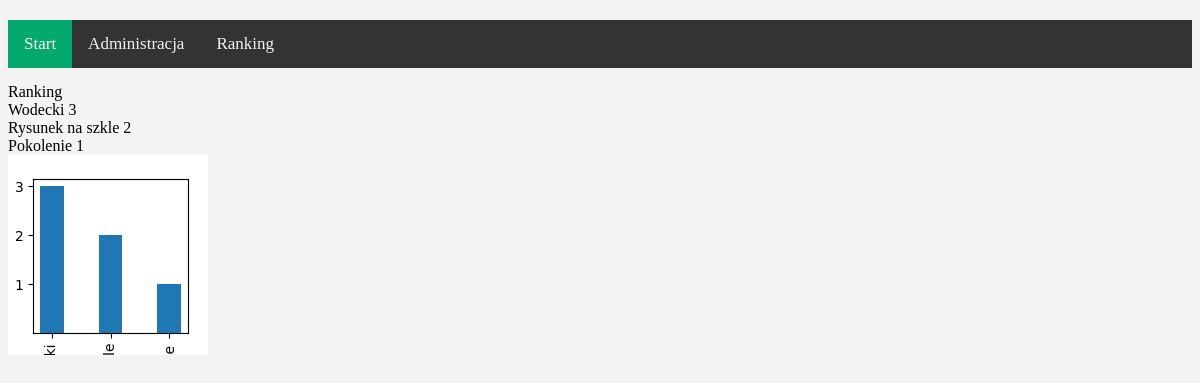
The page /ranking/ on the database its author committed.
### songs/models.py (models this page shows, shortened)
class Song(models.Model):
    title= models.TextField()
    artist= models.TextField()
    image= models.ImageField()
    audio_file = models.FileField(blank=True,null=True)
    audio_link = models.CharField(max_length=200,blank=True,null=True)
    duration=models.CharField(max_length=20)
    vote = models.SmallIntegerField(choices=SCORES, default=0)
    vote_prev = models.SmallIntegerField(default=0)
    place = models.SmallIntegerField(default=0)
    status = models.TextField(max_length=20, default='Nowość')
    data_list = models.DateTimeField(default=datetime.datetime.today())
    list_per_page = 2

### songs/views.py (the view)
# urls.py: path('ranking/', views.ranking, name="ranking"),
def ranking(request):
    vote_count = Song.objects.all().order_by('-vote')
    sales_df = pd.DataFrame(vote_count.values())
    title = sales_df['title'].to_numpy()
    votes = sales_df['vote'].to_numpy()
    graph = bar_plot(title, votes, votes)
    return render(request, 'ranking.html', {'vote_count': vote_count, 'image':graph})

### songs/plots.py (called while the page is built)
def get_graph():
  buffer = BytesIO()
  plt.savefig(buffer, format="png")
  buffer.seek(0)
  img = buffer.getvalue()
  g = base64.b64encode(img)
  g = g.decode("utf-8")
  buffer.close()
  return g

def bar_plot(x, h, arr):
  plt.figure(figsize=(2,2))
  plt.yticks(range(min(arr), max(arr)+1))
  plt.xticks(rotation=90)
  plt.bar(x,h, width=0.4)
  return get_graph()

### songs/templates/ranking.html (shortened to what this page needs)
{% extends "base.html" %}
{% load static %}
{% load bootstrap4 %}
{% block content %}
Ranking<br>
    {% for vc in vote_count %}
            {{ vc.title }} {{ vc.vote }}<br>
    {% endfor %}
<img alt="">
{% endblock %}

### songs/static/style.css (style rules this page uses)
body { margin-top:20px; background:#f3f3f3; }

### rows shown on the page
Song: title "Wodecki", vote "3"
Song: title "Rysunek na szkle", vote "2"
Song: title "Pokolenie", vote "1"
